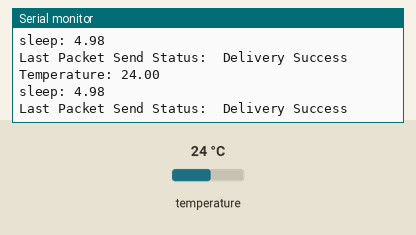
This sketch was run on a simulated Seeed XIAO ESP32-C3. On the bench: the last lines printed to the serial monitor. Inputs (shaded band) come from the test bench; at power-on: temperature 24 °C.

Above: at 5.8 s.
5.9 s: temperature set to 12 °C
At 10.7 s:
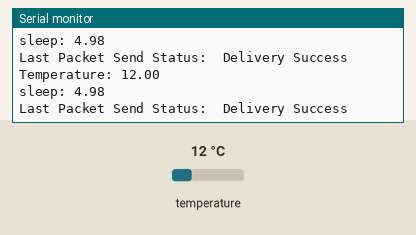
11.9 s: temperature set to 19 °C
At 15.7 s:
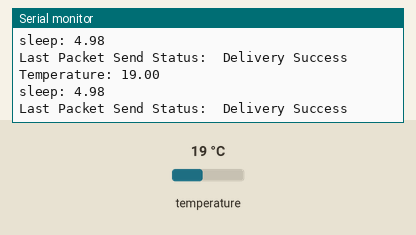
Timing chart, 0 to 17.2 s (numbered marks = the images above; inputs shaded):
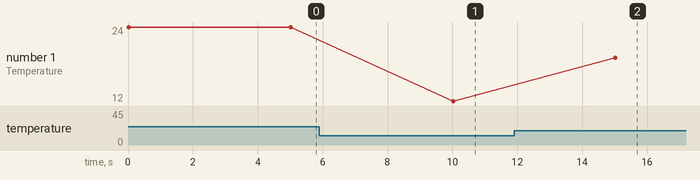

The sketch:

sender_SHT31_and_area_id_deep_sleep.ino
```cpp
#include <esp_now.h>
#include <WiFi.h>
#include <Wire.h>
#include "Adafruit_SHT31.h"

// DeepSleepのための時間設定
#define uS_TO_S_FACTOR 1000000
#define TIME_TO_SLEEP 5

// SHT31センサーのインスタンスを作成
Adafruit_SHT31 sht31 = Adafruit_SHT31();

// 送信先のMACアドレス
uint8_t broadcastAddress[] = {0xEC, 0xDA, 0x3B, 0xBB, 0xB1, 0xE4};

// ピア情報を保持する構造体
esp_now_peer_info_t peerInfo;

// 送信するデータを保持する構造体
struct DataPacket {
  int area_id;
  float temperature;
};

// 送信するデータ
DataPacket dataToSend;

// データ送信後に実行されるコールバック関数
void OnDataSent(const uint8_t *mac_addr, esp_now_send_status_t status) {
  Serial.print("\r\nLast Packet Send Status:\t");
  Serial.println(status == ESP_NOW_SEND_SUCCESS ? "Delivery Success" : "Delivery Fail");
}

void setup() {
  // シリアルモニタを初期化、通信速度115200bps
  Serial.begin(115200);

  // SHT31センサーを初期化
  if (!sht31.begin(0x45)) {
    Serial.println("Couldn't find SHT31");
    while (1) delay(1);
  }

  // デバイスをWi-Fiステーションモードに設定
  WiFi.mode(WIFI_STA);

  // ESP-NOWの初期化
  if (esp_now_init() != ESP_OK) {
    Serial.println("Error initializing ESP-NOW");
    return;
  }

  // データ送信後のコールバック関数を登録
  esp_now_register_send_cb(OnDataSent);

  // ピア情報を設定
  memcpy(peerInfo.peer_addr, broadcastAddress, 6);
  peerInfo.channel = 0;
  peerInfo.encrypt = false;

  // ピアを追加
  if (esp_now_add_peer(&peerInfo) != ESP_OK) {
    Serial.println("Failed to add peer");
    return;
  }

  // area_idを設定
  dataToSend.area_id = 3;
}

void loop() {

  unsigned long starttime = micros();
  // SHT31センサーから温度を取得
  dataToSend.temperature = sht31.readTemperature();
  if (!isnan(dataToSend.temperature)) {  // 温度が正常に読み取れた場合
    Serial.print("Temperature: ");
    Serial.println(dataToSend.temperature);

    // 温度データとエリアIDを送信
    esp_now_send(broadcastAddress, (uint8_t *)&dataToSend, sizeof(dataToSend));
  } else {
    Serial.println("Failed to read temperature");
  }

  // DeepSleepする時間（マイクロ秒）を計算する
  uint64_t sleeptime = TIME_TO_SLEEP * uS_TO_S_FACTOR - (micros() - starttime);
  Serial.printf("sleep: %.2f\r\n", (double)sleeptime / uS_TO_S_FACTOR);
  delayMicroseconds(sleeptime);

}
```

Measured:
- after the input at 5.9 s, the serial monitor: prints a new line after 4.1 s (image 1)
- after the input at 11.9 s, the serial monitor: prints a new line after 3.1 s (image 2)
- plotted number 1: 24 → 12 after the input at 5.9 s, 12 → 19 after the input at 11.9 s
